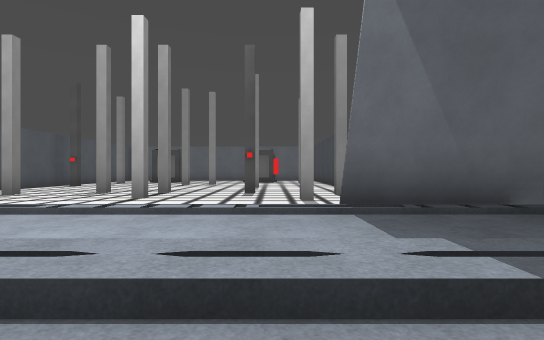
[1] (above)

16 first-person views from a walk through a Godot game level. The camera is 1.3 m above the floor, looks level and sees 80° across. The floor is counted in squares, 2.36 m on a side. Each view is taken from the middle of a square. On the plan, view 1 faces up. The plan holds only what a view shows up to about 9 squares ahead; the rest is blank. Some surface patterns are stand-ins.

[2]
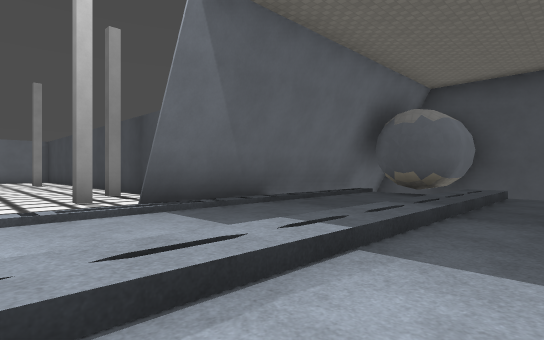

[3]
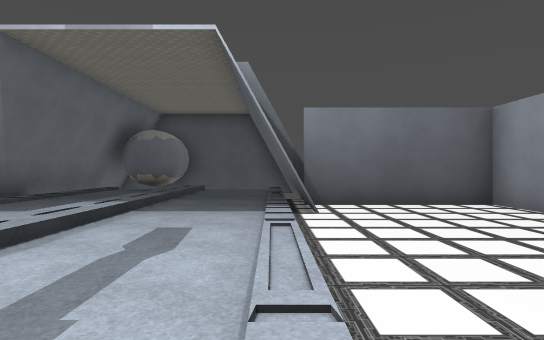

[4]
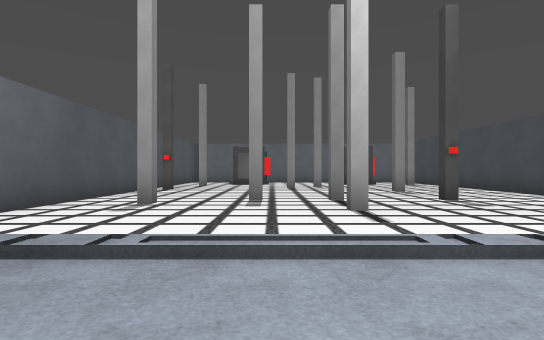

[5]
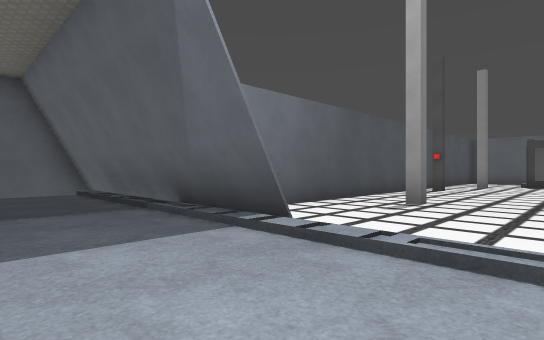

[6]
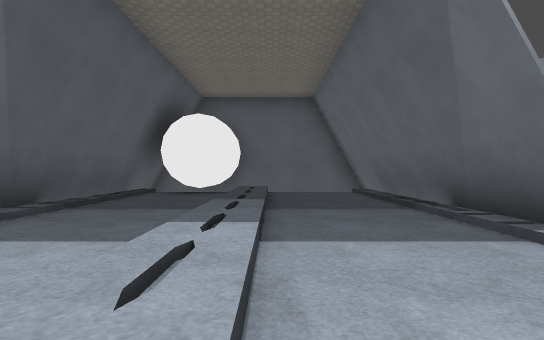

[7]
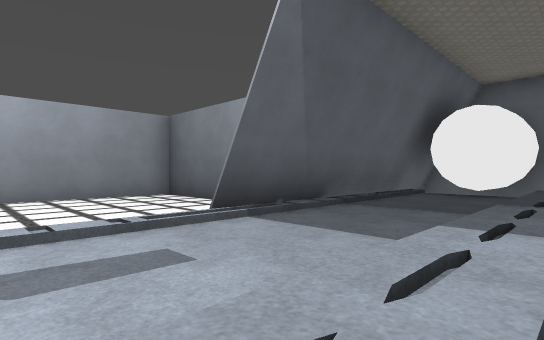

[8]
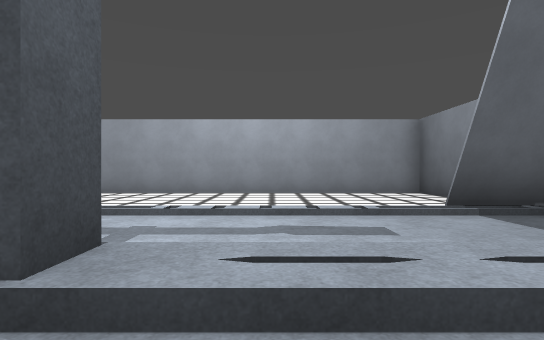

[9]
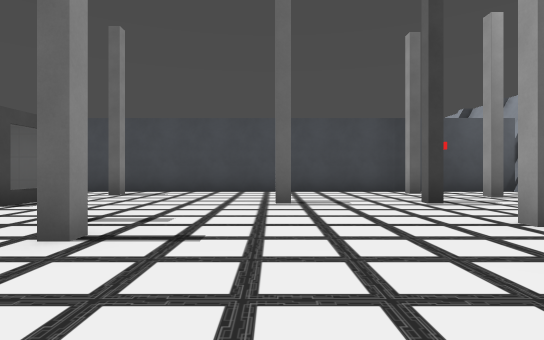

[10]
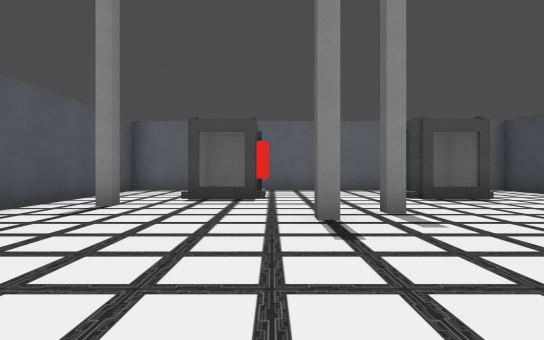

[11]
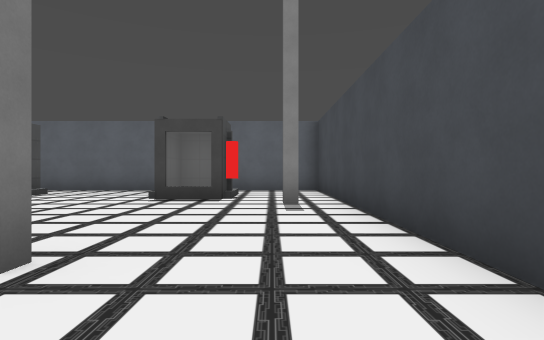

[12]
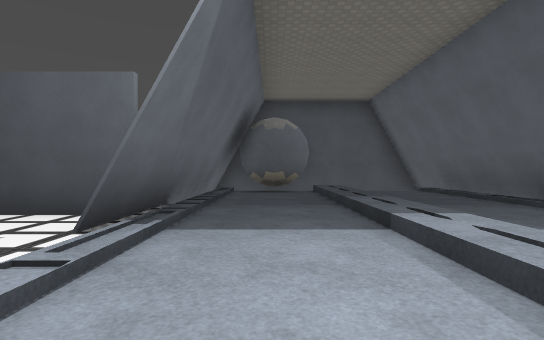

[13]
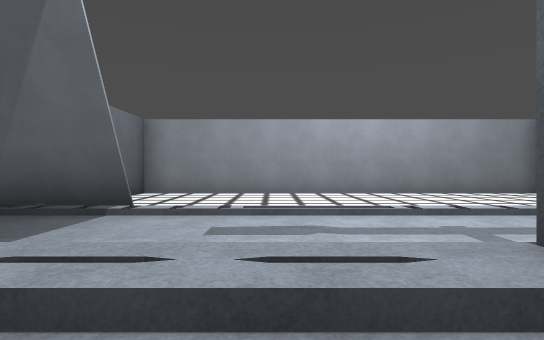

[14]
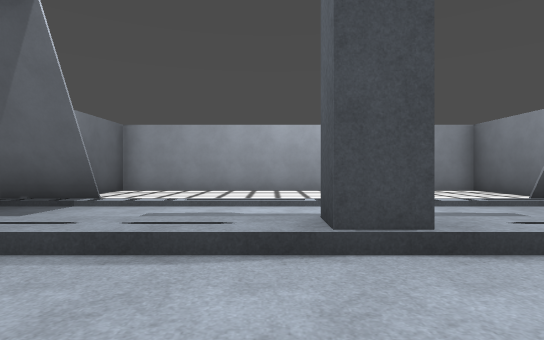

[15]
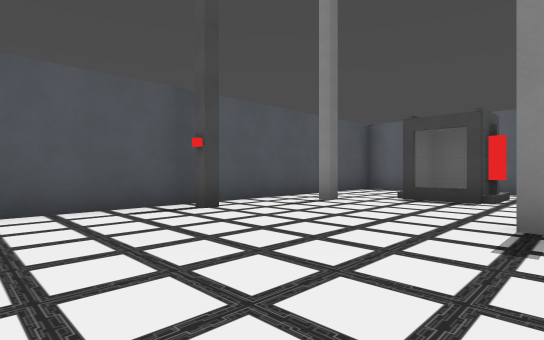

[16]
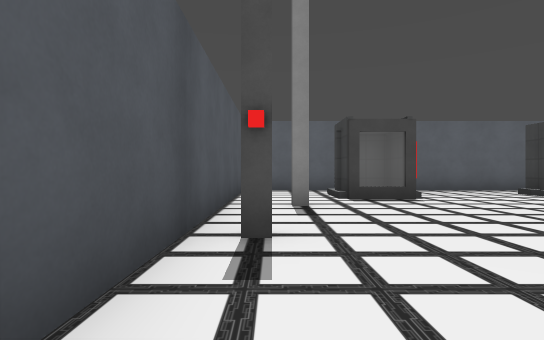

### Floor plan
Key: @ floor where view 1 was taken; # wall or solid block; . main floor; : floor 0.25 m higher than the main floor; / step, stairs or slope; = window, fence, low wall or low ledge; C container.
Columns run from 13 left of view 1 to 7 right of it. Each row starts with its distance up from view 1.
 18      ############
 17      #..........#
 16      #..C...##..#
 15      #..C...CC..#
 14      #..........#
 13      #....#.....#
 12      #..........#
 11      #......#...#
 10      #..........#
  9      #..........#
  8      #.#..#.#...#
  7      #..........#
  6      #..........#
  5 #######.......#######
  4 #.//////////////////#
  3  ..................##
  2  /////////#/////////#
  1 ##//////////////////
  0 ##...........@......
 -1 #:///##////////##///#
 -2 =#=###..........#=###
 -3      #..........#
 -4      #..........#
 -5      #..........#
 -6      ############

Positions as (right, up) in squares from view 1, and headings:
1: (0, 0), facing up
2: (-1, 0), facing up-right
3: (-4, -1), facing right
4: (-4, 2), facing up
5: (-4, 2), facing up-left
6: (-4, 2), facing left
7: (-4, 2), facing down-left
8: (-4, 3), facing down
9: (-6, 11), facing right
10: (-4, 9), facing up
11: (1, 9), facing up
12: (-2, 3), facing right
13: (-1, 3), facing down
14: (-2, 4), facing down
15: (-3, 9), facing up-left
16: (-7, 9), facing up
